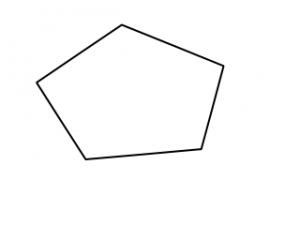
#> input picture Hough/300px-Pentagon.png, 300 x 225 px, found by its file name
$ python hough_transform.py
#> lines starting #> are read from the running program, lines starting #| are printed output that depends on the picture; long printed decimals are rounded
import numpy as np
import cv2
from math import hypot, pi, cos, sin, ceil
from matplotlib import pyplot as plt


def hough(im, ang_res, rho_res, threshold):
    hy=int(180/ang_res)
    hx=int(2*(np.sqrt(im.shape[0]**2+im.shape[1]**2))/rho_res)
    him=np.zeros([hx, hy])
    #print(him)
    #print(hx,hy, him.shape)
    for i in range(im.shape[0]):
        for j in range(im.shape[1]):
            if im[i,j]>200:
                for n in np.arange(0, 180, ang_res):
                    ang=int(n/ang_res)
                    rho=int(hx/2+(i*cos((n)*np.pi/180)+j*sin((n)*np.pi/180))/rho_res)
                    him[rho, ang]=him[rho, ang]+1

    #him = cv2.GaussianBlur(him, (5, 5), 0)
    him = him.astype('float')
    him=him*255/him.max()
    him = him.astype('uint8')

    lines=np.argwhere(him > threshold)
    lines=lines.astype('float')
    lines[:, 1]=lines[:,1]*ang_res/180*np.pi
    lines[:, 0] = (lines[:, 0]*rho_res - hx/2*rho_res )

    return him, lines

# [14 lines of commented-out code are left out]

im=cv2.imread('Hough\\300px-Pentagon.png',0)
#> im is the input picture: shape (225, 300); min 1, max 255, mean 251.1
im=im.astype('float')
im=-1*im+255
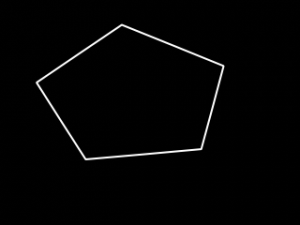
#> im: shape (225, 300) float64; min 0, max 254, mean 3.9
im=im.astype('uint8')

rho_res=1
ang_res=0.1

him, lines = hough(im,ang_res,rho_res,threshold=100)
#> after the loop in hough, `for i in range(im.shape[0]):`:
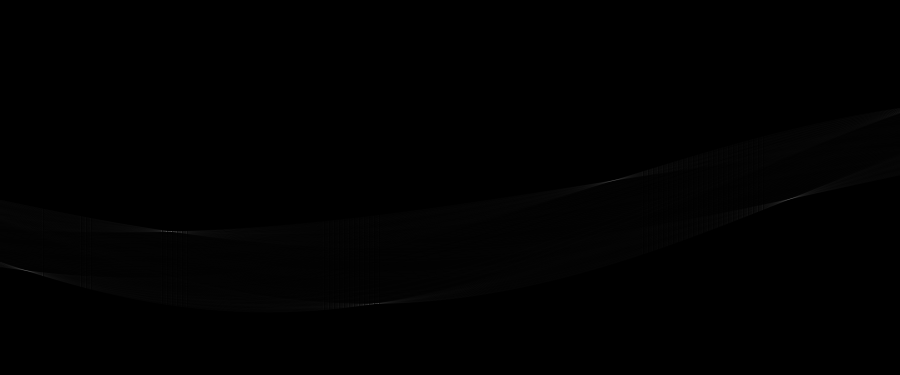
#> him: shape (750, 1800) float64 (shown at 1/2 size); min 0, max 176, mean 0.7
#> lines = 69 pairs, first value -15 to 234, second value 0.0733 to 2.77

im0=np.zeros([im.shape[0], im.shape[1], 3], dtype=np.dtype('uint8'))
im0[:,:,0]=im
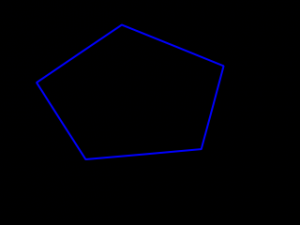
#> im0: shape (225, 300, 3); mean of channels 0, 1, 2 3.9, 0, 0; drawn as B, G, R
im0[:,:,1]=im
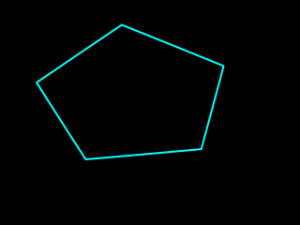
#> im0: shape (225, 300, 3); mean of channels 0, 1, 2 3.9, 3.9, 0; drawn as B, G, R
im0[:,:,2]=im

for rho, theta in lines:
     #cv2.circle(him, (theta, rho), 4, (255, 0, 255), 1)

     a=sin(theta)
     b=cos(theta)
     p0=(a*rho, b*rho)
     pt1=(int(p0[0]+10000*(-b)),int(p0[1]+10000*(a)))
     pt2=(int(p0[0]-10000*(-b)),int(p0[1]-10000*(a)))
     print(theta,rho, pt1, pt2)
     cv2.line(im0,pt1,pt2,(0,255,0),1)
#> this loop made 69 passes
#> (rho, theta, a, b, p0, pt1, pt2) on passes 1 to 9: (-15, 2.14, 0.841, -0.542, (-12.61, 8.13), (5404, 8413), (-5429, -8397)), (-15, 2.15, 0.84, -0.543, (-12.59, 8.15), (5419, 8404), (-5444, -8388)), (-14, 2.14, 0.844, -0.536, (-11.82, 7.5), (5346, 8450), (-5370, -8435)), (-14, 2.14, 0.843, -0.537, (-11.81, 7.52), (5361, 8441), (-5384, -8426)), (-13, 2.13, 0.848, -0.53, (-11.02, 6.89), (5288, 8487), (-5310, -8473)), (-13, 2.13, 0.847, -0.531, (-11.01, 6.91), (5302, 8478), (-5324, -8464)), (20, 2.77, 0.363, -0.932, (7.27, -18.63), (9324, 3613), (-9309, -3651)), (20, 2.77, 0.362, -0.932, (7.23, -18.65), (9330, 3597), (-9316, -3634)), (21, 2.76, 0.368, -0.93, (7.73, -19.53), (9305, 3661), (-9290, -3700))
#| 2.143 -15.0 (5404, 8413) (-5429, -8397)
#| 2.145 -15.0 (5419, 8404) (-5444, -8388)
#| 2.136 -14.0 (5346, 8450) (-5370, -8435)
#| 2.138 -14.0 (5361, 8441) (-5384, -8426)
#| 2.129 -13.0 (5288, 8487) (-5310, -8473)
#| 2.131 -13.0 (5302, 8478) (-5324, -8464)
#| 2.770 20.0 (9324, 3613) (-9309, -3651)
#| 2.772 20.0 (9330, 3597) (-9316, -3634)
#> (further printed lines are left out)
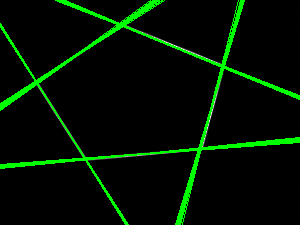
#> im0: shape (225, 300, 3); mean of channels 0, 1, 2 0.9, 17.7, 0.9; drawn as B, G, R


plt.rcParams['xtick.bottom'] = plt.rcParams['xtick.labelbottom'] = False
plt.rcParams['xtick.top'] = plt.rcParams['xtick.labeltop'] = True

plt.imshow(him,extent=[0,180,him.shape[0]/2*rho_res,-him.shape[0]/2*rho_res])
plt.xlabel(r'$\theta (°)$', fontsize=18)
plt.ylabel(r'$\rho (pix)$', fontsize=18)
plt.title('Hough space',fontsize=25)
ax = plt.gca() #you first need to get the axis handle
ax.set_aspect(180/(him.shape[0]*rho_res))
ax.xaxis.set_label_position('top')


cv2.imshow('im',im)
cv2.imshow('im0',im0)
cv2.imshow('him',cv2.resize(him, dsize=(0,0), fx=0.75, fy=0.75))
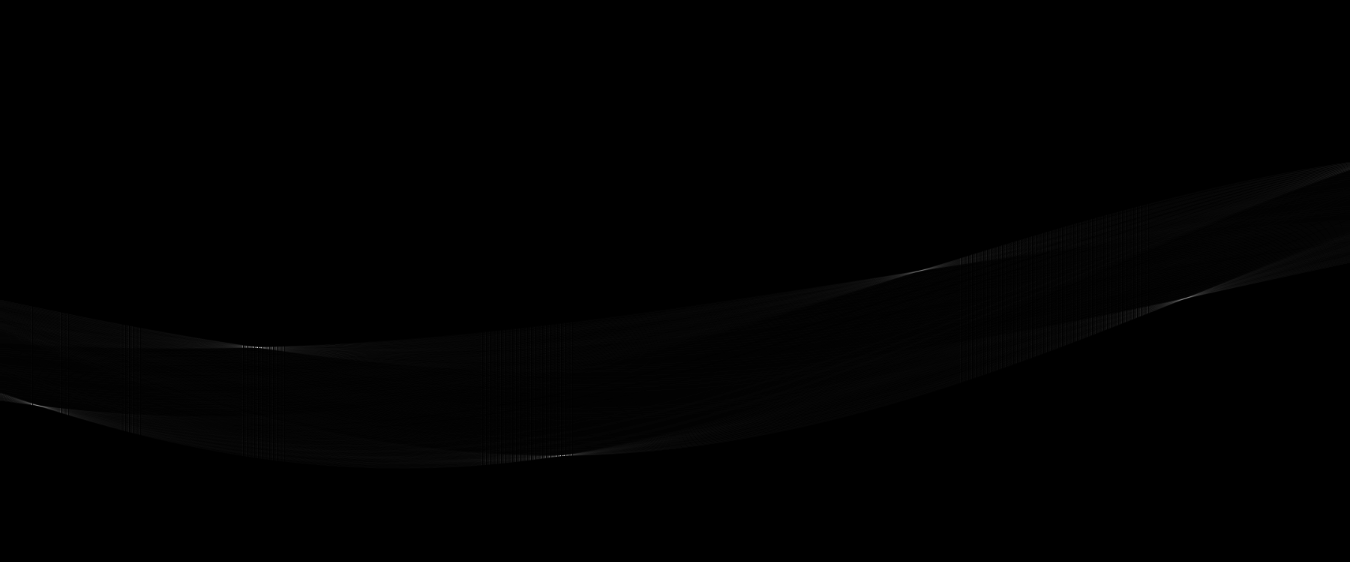
#> window 'him': shape (562, 1350); min 0, max 205, mean 0.9

cv2.imwrite('Hough\\hough_space.jpg',him)
cv2.imwrite('Hough\\hough.jpg',im)
cv2.imwrite('Hough\\im0.jpg',im0)


plt.show()
cv2.waitKey()
